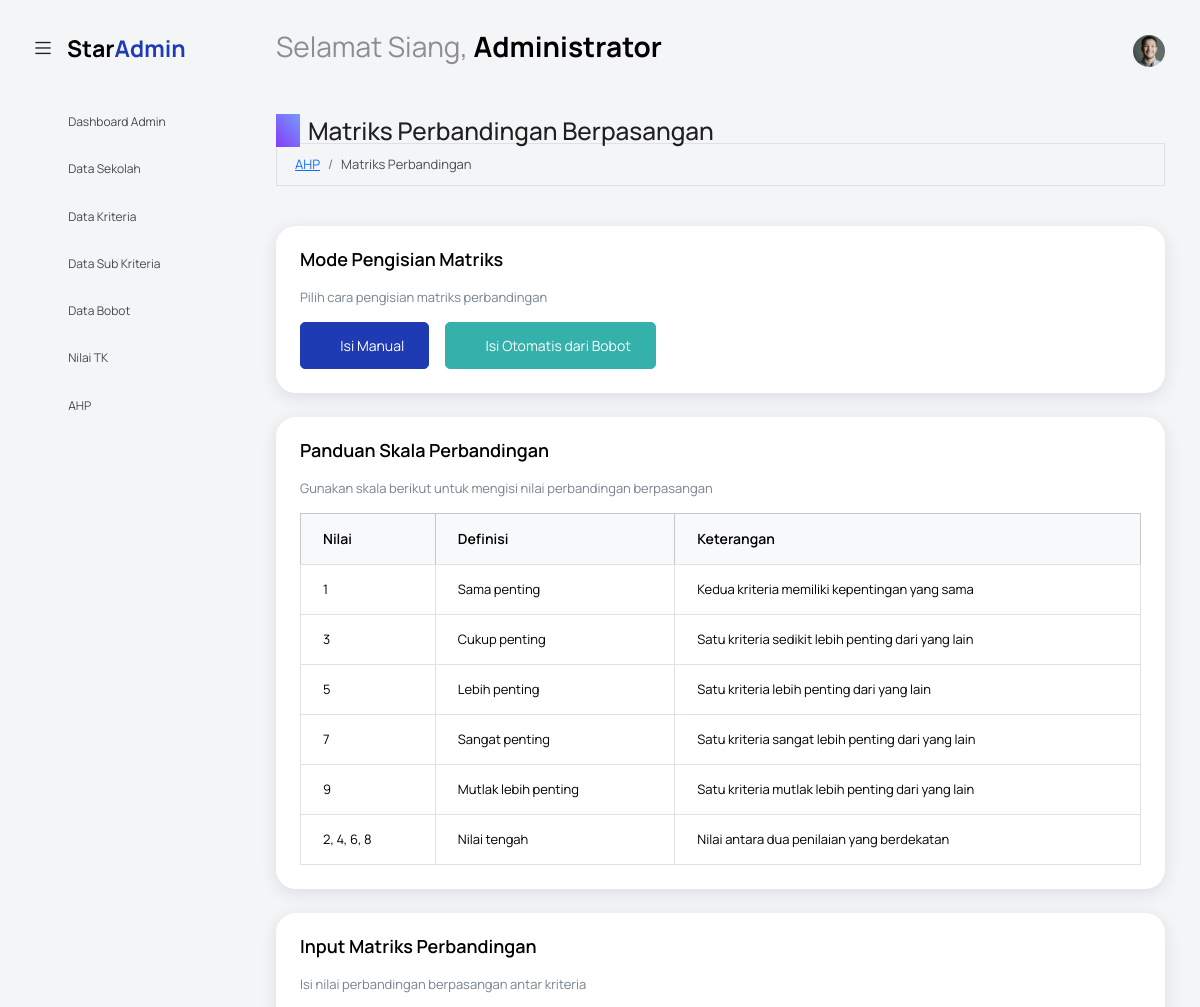
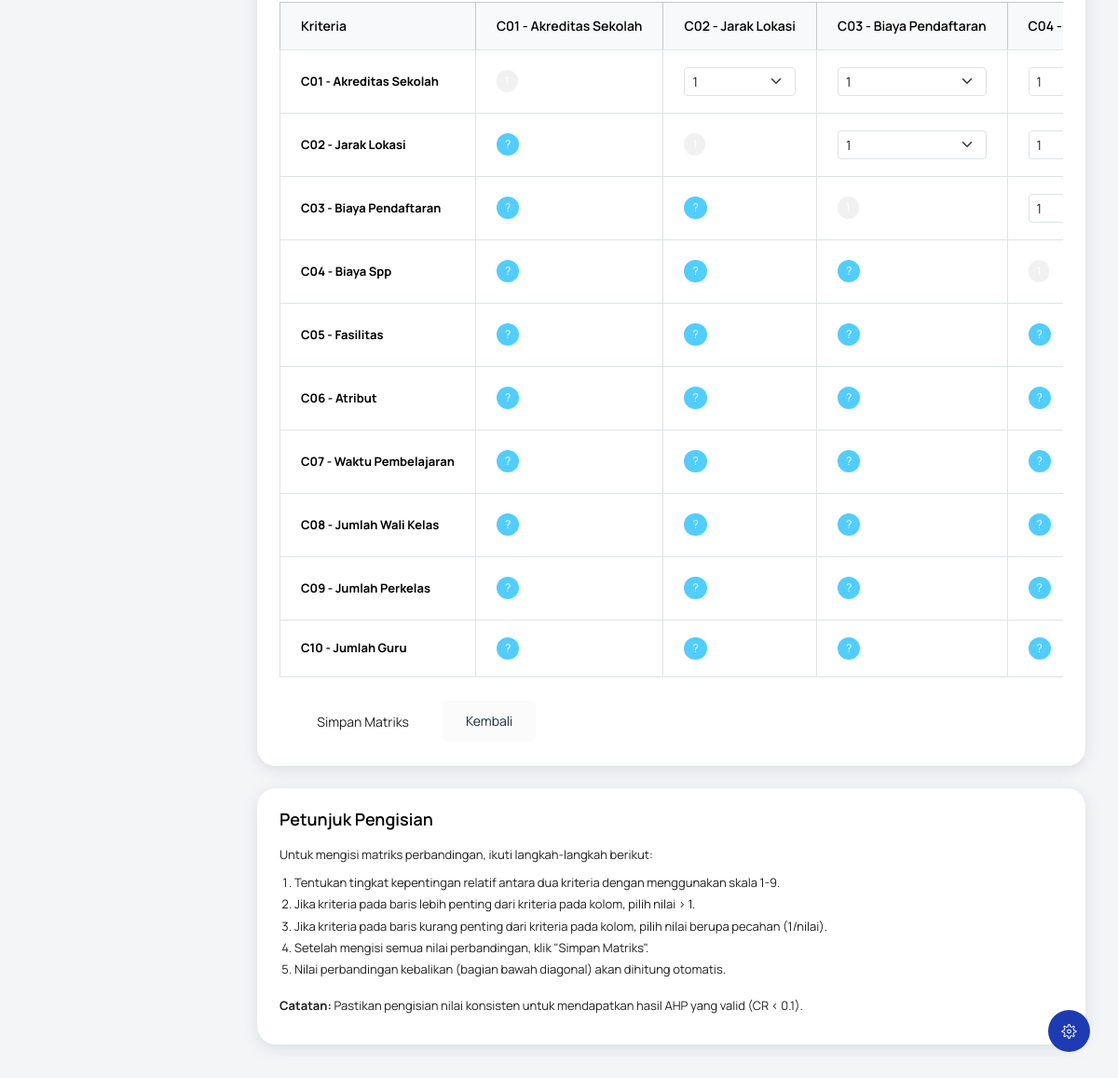
Screenshot of /index.php?controller=AHP&action=matriksPerbandingan (signed in) with the database file from the repository (2 pictures, top to bottom).
### tables this page shows
CREATE TABLE `kriteria` (
  `id` int NOT NULL,
  `kode` varchar(10) NOT NULL,
  `nama` varchar(100) NOT NULL,
  `deskripsi` text,
  `jenis` enum('benefit','cost') NOT NULL,
  `created_at` timestamp NULL DEFAULT CURRENT_TIMESTAMP,
  `updated_at` timestamp NULL DEFAULT CURRENT_TIMESTAMP ON UPDATE CURRENT_TIMESTAMP
);

### controllers/AHPController.php (called while the page is built, shortened)
<?php
class AHPController
{
    private $model;
    public function __construct()
    {
        require_once BASE_PATH . '/koneksi.php';
        require_once MODEL_PATH . 'AHPModel.php';
        global $koneksi;
        $this->model = new AHPModel($koneksi);
    }
    public function matriksPerbandingan()
    {
        $kriteria = $this->model->getAllKriteria();
        $bobotKriteria = $this->model->getBobotKriteria();
        $isBohotAHPExist = count($bobotKriteria) > 0;
        $matriksValues = [];
        include VIEW_PATH . 'ahp/matriks_perbandingan.php';
    }
}

### models/AHPModel.php (called while the page is built, shortened)
<?php
class AHPModel
{
    private $db;
    public function __construct($koneksi)
    {
        $this->db = $koneksi;
    }
    public function getAllKriteria()
    {
        $query = "SELECT * FROM kriteria ORDER BY kode ASC";
        $result = $this->db->query($query);
        return $result->fetch_all(MYSQLI_ASSOC);
    }
    public function getBobotKriteria()
    {
        $query = "SELECT bk.*, k.nama as nama_kriteria, k.kode as kode_kriteria
                  FROM bobot_kriteria bk
                  JOIN kriteria k ON bk.kriteria_id = k.id
                  WHERE bk.jenis = 'ahp'
                  ORDER BY k.kode ASC";
        $result = $this->db->query($query);
        return $result->fetch_all(MYSQLI_ASSOC);
    }
}

### views/ahp/matriks_perbandingan.php (the view, shortened to what this page needs)
<?php include('template/header.php'); ?>
<body class="with-welcome-text">
  <div class="container-scroller">
    <?php include 'template/navbar.php'; ?>
    <div class="container-fluid page-body-wrapper">
      <?php include 'template/setting_panel.php'; ?>
      <?php include 'template/sidebar.php'; ?>
      <div class="main-panel">
        <div class="content-wrapper">
          <div class="row">
            <div class="col-sm-12">
              <div class="page-header">
                <h3 class="page-title">
                  <span class="page-title-icon bg-gradient-primary text-white me-2">
                    <i class="mdi mdi-matrix"></i>
                  </span> Matriks Perbandingan Berpasangan
                </h3>
                <nav aria-label="breadcrumb">
                  <ul class="breadcrumb">
                    <li class="breadcrumb-item"><a href="index.php?controller=AHP&action=index">AHP</a></li>
                    <li class="breadcrumb-item active" aria-current="page">Matriks Perbandingan</li>
                  </ul>
                </nav>
              </div>
            </div>
          </div>
          <div class="row mb-4">
            <div class="col-md-12">
              <div class="card">
                <div class="card-body">
                  <h4 class="card-title">Mode Pengisian Matriks</h4>
                  <p class="card-description">Pilih cara pengisian matriks perbandingan</p>
                  <div class="d-flex gap-3">
                    <a href="index.php?controller=AHP&action=matriksManual" class="btn btn-primary">
                      <i class="mdi mdi-pencil"></i> Isi Manual
                    </a>
                    <?php if ($isBohotAHPExist): ?>
                    <a href="index.php?controller=AHP&action=matriksOtomatis" class="btn btn-success">
                      <i class="mdi mdi-auto-fix"></i> Isi Otomatis dari Bobot
                    </a>
                    <?php endif; ?>
                  </div>
                </div>
              </div>
            </div>
          </div>
          <div class="row">
            <div class="col-md-12 grid-margin stretch-card">
              <div class="card">
                <div class="card-body">
                  <h4 class="card-title">Panduan Skala Perbandingan</h4>
                  <p class="card-description">Gunakan skala berikut untuk mengisi nilai perbandingan berpasangan</p>
                  <div class="table-responsive">
                    <table class="table table-bordered">
                      <thead class="table-light">
                        <tr>
                          <th>Nilai</th>
                          <th>Definisi</th>
                          <th>Keterangan</th>
                        </tr>
                      </thead>
                      <tbody>
                        <tr>
                          <td>1</td>
                          <td>Sama penting</td>
                          <td>Kedua kriteria memiliki kepentingan yang sama</td>
                        </tr>
                        <tr>
                          <td>3</td>
                          <td>Cukup penting</td>
                          <td>Satu kriteria sedikit lebih penting dari yang lain</td>
                        </tr>
                        <tr>
                          <td>5</td>
                          <td>Lebih penting</td>
                          <td>Satu kriteria lebih penting dari yang lain</td>
                        </tr>
                        <tr>
                          <td>7</td>
                          <td>Sangat penting</td>
                          <td>Satu kriteria sangat lebih penting dari yang lain</td>
                        </tr>
                        <tr>
                          <td>9</td>
                          <td>Mutlak lebih penting</td>
                          <td>Satu kriteria mutlak lebih penting dari yang lain</td>
                        </tr>
                        <tr>
                          <td>2, 4, 6, 8</td>
                          <td>Nilai tengah</td>
                          <td>Nilai antara dua penilaian yang berdekatan</td>
                        </tr>
                      </tbody>
                    </table>
                  </div>
                </div>
              </div>
            </div>
          </div>
          <div class="row">
            <div class="col-12 grid-margin stretch-card">
              <div class="card">
                <div class="card-body">
                  <h4 class="card-title">Input Matriks Perbandingan</h4>
                  <p class="card-description">Isi nilai perbandingan berpasangan antar kriteria</p>
                  <form action="index.php?controller=AHP&action=simpanMatriks" method="POST">
                    <div class="table-responsive">
                      <table class="table table-bordered">
                        <thead class="table-light">
                          <tr>
                            <th>Kriteria</th>
                            <?php foreach ($kriteria as $k): ?>
                            <th><?= $k['kode'] ?> - <?= $k['nama'] ?></th>
                            <?php endforeach; ?>
                          </tr>
                        </thead>
                        <tbody>
                          <?php foreach ($kriteria as $baris): ?>
                          <tr>
                            <td><strong><?= $baris['kode'] ?> - <?= $baris['nama'] ?></strong></td>
                            <?php foreach ($kriteria as $kolom): ?>
                            <td>
                              <?php if ($baris['id'] == $kolom['id']): ?>
                                <span class="badge bg-secondary">1</span>
                              <?php elseif ($baris['id'] < $kolom['id']): ?>
                                <select name="nilai[]" class="form-select form-select-sm">
                                  <?php
                                  $selectedValue = isset($matriksValues[$baris['id']][$kolom['id']]) ? $matriksValues[$baris['id']][$kolom['id']] : '';
                                  for ($i = 1; $i <= 9; $i++) {
                                    $selected = ($selectedValue == $i) ? 'selected' : '';
                                    echo "<option value=\"$i\" $selected>$i</option>";
                                  }
                                  ?>
                                </select>
                              <?php else: ?>
                                <?php
                                  $inverseValue = isset($matriksValues[$kolom['id']][$baris['id']]) ? $matriksValues[$kolom['id']][$baris['id']] : '';
                                  if ($inverseValue > 0) {
                                    $displayValue = ($inverseValue >= 1) ? "1/" . $inverseValue : number_format(1 / $inverseValue, 2);
                                  } else {
                                    $displayValue = "?";
                                  }
                                ?>
                                <span class="badge bg-info"><?= $displayValue ?></span>
                              <?php endif; ?>
                            </td>
                            <?php endforeach; ?>
                          </tr>
                          <?php endforeach; ?>
                        </tbody>
                      </table>
                    </div>
                    <div class="mt-4">
                      <button type="submit" class="btn btn-gradient-primary me-2">
                        <i class="mdi mdi-content-save"></i> Simpan Matriks
                      </button>
                      <a href="index.php?controller=AHP&action=index" class="btn btn-light">Kembali</a>
                    </div>
                  </form>
                </div>
              </div>
            </div>
          </div>
          <div class="row">
            <div class="col-md-12 grid-margin stretch-card">
              <div class="card">
                <div class="card-body">
                  <h4 class="card-title">Petunjuk Pengisian</h4>
                  <p>Untuk mengisi matriks perbandingan, ikuti langkah-langkah berikut:</p>
                  <ol>
                    <li>Tentukan tingkat kepentingan relatif antara dua kriteria dengan menggunakan skala 1-9.</li>
                    <li>Jika kriteria pada baris lebih penting dari kriteria pada kolom, pilih nilai > 1.</li>
                    <li>Jika kriteria pada baris kurang penting dari kriteria pada kolom, pilih nilai berupa pecahan (1/nilai).</li>
                    <li>Setelah mengisi semua nilai perbandingan, klik "Simpan Matriks".</li>
                    <li>Nilai perbandingan kebalikan (bagian bawah diagonal) akan dihitung otomatis.</li>
                  </ol>
                  <p><strong>Catatan:</strong> Pastikan pengisian nilai konsisten untuk mendapatkan hasil AHP yang valid (CR < 0.1).</p>
                </div>
              </div>
            </div>
          </div>
        </div>
      </div>
    </div>
  </div>
</body>
</html>

### rows the page displays
kriteria: kode "C01", nama "Akreditas Sekolah", displayValue "?"
kriteria: kode "C02", nama "Jarak Lokasi", displayValue "?"
kriteria: kode "C03", nama "Biaya Pendaftaran", displayValue "?"
kriteria: kode "C04", nama "Biaya Spp", displayValue "?"
kriteria: kode "C05", nama "Fasilitas"
kriteria: kode "C06", nama "Atribut"
kriteria: kode "C07", nama "Waktu Pembelajaran"
kriteria: kode "C08", nama "Jumlah Wali Kelas"
kriteria: kode "C09", nama "Jumlah Perkelas"
kriteria: kode "C10", nama "Jumlah Guru"

### other values shown
$sapaan "Selamat Siang"
$nama "Administrator"
form field value "1"
